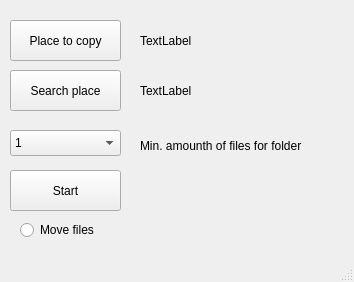
<?xml version="1.0" encoding="UTF-8"?>
<ui version="4.0">
 <class>MainWindow</class>
 <widget class="QMainWindow" name="MainWindow">
  <property name="geometry">
   <rect>
    <x>0</x>
    <y>0</y>
    <width>354</width>
    <height>282</height>
   </rect>
  </property>
  <property name="windowTitle">
   <string>MainWindow</string>
  </property>
  <widget class="QWidget" name="centralwidget">
   <widget class="QPushButton" name="pushButton">
    <property name="geometry">
     <rect>
      <x>10</x>
      <y>20</y>
      <width>111</width>
      <height>41</height>
     </rect>
    </property>
    <property name="text">
     <string>Place to copy</string>
    </property>
   </widget>
   <widget class="QPushButton" name="pushButton_2">
    <property name="geometry">
     <rect>
      <x>10</x>
      <y>70</y>
      <width>111</width>
      <height>41</height>
     </rect>
    </property>
    <property name="text">
     <string>Search place</string>
    </property>
   </widget>
   <widget class="QPushButton" name="pushButton_4">
    <property name="geometry">
     <rect>
      <x>10</x>
      <y>170</y>
      <width>111</width>
      <height>41</height>
     </rect>
    </property>
    <property name="text">
     <string>Start</string>
    </property>
   </widget>
   <widget class="QLabel" name="label">
    <property name="geometry">
     <rect>
      <x>140</x>
      <y>30</y>
      <width>131</width>
      <height>21</height>
     </rect>
    </property>
    <property name="text">
     <string>TextLabel</string>
    </property>
   </widget>
   <widget class="QLabel" name="label_2">
    <property name="geometry">
     <rect>
      <x>140</x>
      <y>80</y>
      <width>131</width>
      <height>21</height>
     </rect>
    </property>
    <property name="text">
     <string>TextLabel</string>
    </property>
   </widget>
   <widget class="QComboBox" name="comboBox">
    <property name="geometry">
     <rect>
      <x>10</x>
      <y>130</y>
      <width>111</width>
      <height>26</height>
     </rect>
    </property>
    <item>
     <property name="text">
      <string>1</string>
     </property>
    </item>
    <item>
     <property name="text">
      <string>2</string>
     </property>
    </item>
    <item>
     <property name="text">
      <string>3</string>
     </property>
    </item>
    <item>
     <property name="text">
      <string>4</string>
     </property>
    </item>
    <item>
     <property name="text">
      <string>5</string>
     </property>
    </item>
    <item>
     <property name="text">
      <string>6</string>
     </property>
    </item>
    <item>
     <property name="text">
      <string>7</string>
     </property>
    </item>
    <item>
     <property name="text">
      <string>8</string>
     </property>
    </item>
    <item>
     <property name="text">
      <string>9</string>
     </property>
    </item>
    <item>
     <property name="text">
      <string>10</string>
     </property>
    </item>
    <item>
     <property name="text">
      <string>15</string>
     </property>
    </item>
    <item>
     <property name="text">
      <string>20</string>
     </property>
    </item>
    <item>
     <property name="text">
      <string>25</string>
     </property>
    </item>
    <item>
     <property name="text">
      <string>30</string>
     </property>
    </item>
   </widget>
   <widget class="QLabel" name="label_3">
    <property name="geometry">
     <rect>
      <x>140</x>
      <y>130</y>
      <width>201</width>
      <height>31</height>
     </rect>
    </property>
    <property name="text">
     <string>Min. amounth of files for folder</string>
    </property>
   </widget>
   <widget class="QRadioButton" name="radioButton">
    <property name="geometry">
     <rect>
      <x>20</x>
      <y>220</y>
      <width>102</width>
      <height>20</height>
     </rect>
    </property>
    <property name="text">
     <string>Move files</string>
    </property>
   </widget>
  </widget>
  <widget class="QMenuBar" name="menubar">
   <property name="geometry">
    <rect>
     <x>0</x>
     <y>0</y>
     <width>354</width>
     <height>22</height>
    </rect>
   </property>
  </widget>
  <widget class="QStatusBar" name="statusbar"/>
 </widget>
 <resources/>
 <connections/>
</ui>
